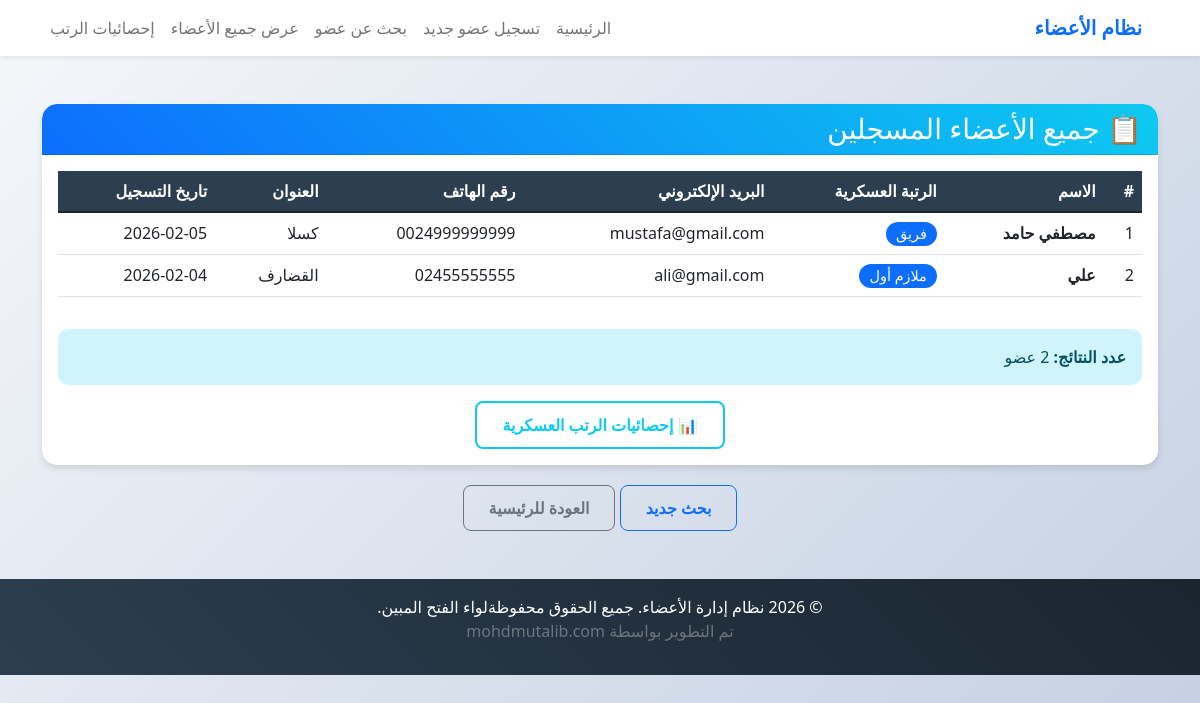
Page /all-members on the committed database.
### app.py (models this page shows, shortened)
class Member(db.Model):
    id = db.Column(db.Integer, primary_key=True)
    name = db.Column(db.String(100), nullable=False)
    email = db.Column(db.String(120), unique=True, nullable=False)
    password = db.Column(db.String(200), nullable=False)
    phone = db.Column(db.String(20))
    address = db.Column(db.String(200))
    military_rank = db.Column(db.String(50))  # حقل الرتبة العسكرية
    registration_date = db.Column(db.DateTime, default=datetime.utcnow)

### app.py (the view)
@app.route('/all-members')
def all_members():
    members = Member.query.order_by(Member.registration_date.desc()).all()
    return render_template('results.html', results=members, search_term='')

### templates/results.html (shortened to what this page needs)
{% extends "base.html" %}
{% block content %}
<div class="card">
    <div class="card-header">
        <h3 class="mb-0">
            {% if search_term %}
                🔍 نتائج البحث عن: "{{ search_term }}"
            {% else %}
                📋 جميع الأعضاء المسجلين
            {% endif %}
        </h3>
    </div>
    <div class="card-body">
        {% if results %}
            <div class="table-responsive">
                <table class="table table-hover">
                    <thead class="table-dark">
                        <tr>
                            <th>#</th>
                            <th>الاسم</th>
                            <th>الرتبة العسكرية</th>
                            <th>البريد الإلكتروني</th>
                            <th>رقم الهاتف</th>
                            <th>العنوان</th>
                            <th>تاريخ التسجيل</th>
                        </tr>
                    </thead>
                    <tbody>
                        {% for member in results %}
                        <tr>
                            <td>{{ loop.index }}</td>
                            <td><strong>{{ member.name }}</strong></td>
                            <td>
                                {% if member.military_rank %}
                                    <span class="badge bg-primary">{{ member.military_rank }}</span>
                                {% else %}
                                    <span class="badge bg-secondary">غير محدد</span>
                                {% endif %}
                            </td>
                            <td>{{ member.email }}</td>
                            <td>{{ member.phone if member.phone else 'غير محدد' }}</td>
                            <td>{{ member.address if member.address else 'غير محدد' }}</td>
                            <td>{{ member.registration_date.strftime('%Y-%m-%d') }}</td>
                        </tr>
                        {% endfor %}
                    </tbody>
                </table>
            </div>
            <div class="alert alert-info mt-3">
                <strong>عدد النتائج:</strong> {{ results|length }} عضو
            </div>
            <div class="text-center mt-3">
                <a href="{{ url_for('ranks_stats') }}" class="btn btn-outline-info">
                    📊 إحصائيات الرتب العسكرية
                </a>
            </div>
        {% else %}
            <div class="text-center py-5">
                <h4 class="text-muted">لا توجد نتائج</h4>
                <p>{% if search_term %}لم يتم العثور على أعضاء مطابقين لبحثك{% else %}لا يوجد أعضاء مسجلين بعد{% endif %}</p>
                <a href="{{ url_for('register') }}" class="btn btn-primary">سجل عضو جديد</a>
            </div>
        {% endif %}
    </div>
</div>
<div class="text-center mt-3">
    <a href="{{ url_for('search') }}" class="btn btn-outline-primary">بحث جديد</a>
    <a href="{{ url_for('index') }}" class="btn btn-outline-secondary">العودة للرئيسية</a>
</div>
{% endblock %}

### templates/base.html (shortened to what this page needs)
<!DOCTYPE html>
<html lang="ar" dir="rtl">
<head>
    <link href="https://cdn.jsdelivr.net/npm/bootstrap@5.1.3/dist/css/bootstrap.min.css" rel="stylesheet">
    <link rel="stylesheet" href="{{ url_for('static', filename='style.css') }}">
</head>
<body>
    <nav class="navbar navbar-expand-lg navbar-light bg-white shadow-sm">
        <div class="container">
            <a class="navbar-brand" href="{{ url_for('index') }}">نظام الأعضاء</a>
            <div class="collapse navbar-collapse" id="navbarNav">
                <ul class="navbar-nav me-auto">
                    <li class="nav-item">
                        <a class="nav-link" href="{{ url_for('index') }}">الرئيسية</a>
                    </li>
                    <li class="nav-item">
                        <a class="nav-link" href="{{ url_for('register') }}">تسجيل عضو جديد</a>
                    </li>
                    <li class="nav-item">
                        <a class="nav-link" href="{{ url_for('search') }}">بحث عن عضو</a>
                    </li>
                    <li class="nav-item">
                        <a class="nav-link" href="{{ url_for('all_members') }}">عرض جميع الأعضاء</a>
                    </li>
                    <li class="nav-item">
                        <a class="nav-link" href="{{ url_for('ranks_stats') }}">إحصائيات الرتب</a>
                    </li>
                </ul>
            </div>
        </div>
    </nav>
    <main class="container my-5">
        {% block content %}{% endblock %}
    </main>
    <footer class="bg-dark text-white text-center py-3 mt-5">
        <div class="container">
            <p class="mb-0">© 2026 نظام إدارة الأعضاء. جميع الحقوق محفوظةلواء الفتح المبين.</p>
            <p class="text-muted">تم التطوير بواسطة mohdmutalib.com</p>
        </div>
    </footer>
</body>
</html>

### static/style.css (style rules this page uses)
body { font-family: 'Segoe UI', 'Tahoma', 'Geneva', 'Verdana', sans-serif; background: linear-gradient(135deg, #f5f7fa 0%, #c3cfe2 100%); min-height: 100vh; }
.card { transition: transform 0.3s ease, box-shadow 0.3s ease; border: none; overflow: hidden; }
.card-header { background: linear-gradient(45deg, #2c3e50, #4a6491); color: white; }
.btn { border-radius: 8px; padding: 10px 25px; font-weight: 600; transition: all 0.3s ease; }
.table th { background-color: #2c3e50; color: white; }
.alert { border-radius: 10px; border: none; }
.navbar { box-shadow: 0 2px 10px rgba(0,0,0,0.1); }
footer { background: linear-gradient(45deg, #2c3e50, #1a2530); margin-top: auto; }
.badge { font-size: 0.9em; padding: 5px 10px; border-radius: 15px; font-weight: 500; }
.btn-outline-info { border-width: 2px; }

### templates/base.html (style rules this page uses)
body { font-family: 'Segoe UI', Tahoma, Geneva, Verdana, sans-serif; background-color: #f8f9fa; }
.navbar-brand { font-weight: bold; color: #0d6efd !important; }
.card { border-radius: 15px; box-shadow: 0 4px 6px rgba(0,0,0,0.1); margin-bottom: 20px; }
.card-header { background: linear-gradient(45deg, #0d6efd, #0dcaf0); color: white; border-radius: 15px 15px 0 0 !important; }
.alert { border-radius: 10px; }

### rows in the picture
Member: name "مصطفي حامد", military_rank "فريق", email "mustafa@gmail.com", phone "0024999999999", address "كسلا", registration_date "2026-02-05"
Member: name "علي", military_rank "ملازم أول", email "ali@gmail.com", phone "02455555555", address "القضارف", registration_date "2026-02-04"
